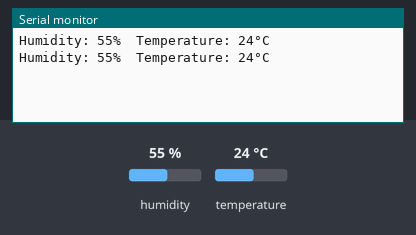
Bench run of a sketch on a simulated Arduino Uno, built with avr-gcc and run on an emulated ATmega328P. Shown: the last lines printed to the serial monitor. Inputs (shaded band) come from the test bench; at power-on: humidity 55 %, temperature 24 °C.

Above: at 4.8 s.
4.9 s: humidity set to 22 %
At 7.5 s:
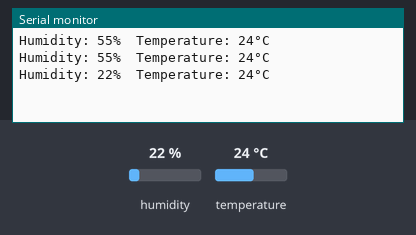
7.9 s: temperature set to 12 °C
At 8.7 s:
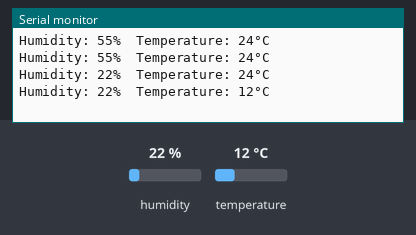
10.9 s: humidity set to 40 %
At 13.6 s:
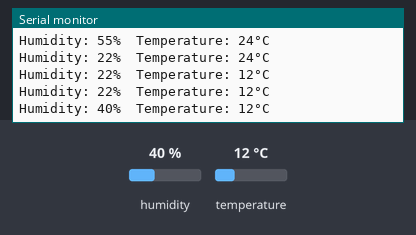
Timing chart, 0 to 15.1 s (numbered marks = the images above; inputs shaded):
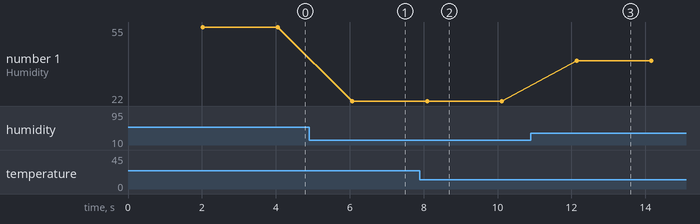

Measured:
- after the input at 4.9 s, the serial monitor: prints a new line after 1.2 s (image 1)
- after the input at 7.9 s, the serial monitor: prints a new line after 0.19 s (image 2)
- after the input at 10.9 s, the serial monitor: prints a new line after 1.2 s (image 3)
- plotted number 1: 55 → 22 after the input at 4.9 s, 22 → 40 after the input at 10.9 s

The sketch:

DHT11.ino
```cpp
#include <DHT.h>
#include <DHT_U.h>

#include "DHT.h"
#define DHTPIN 4
#define DHTTYPE DHT11
DHT dht(DHTPIN, DHTTYPE);

void setup() {
  // put your setup code here, to run once:
Serial.begin(9600);
dht.begin();
}

void loop() {
  delay(2000);
  // put your main code here, to run repeatedly:
  // Reading temperature or humidity takes about 250 milliseconds!
  // Sensor readings may also be up to 2 seconds 'old' (its a very slow sensor)
  int h = dht.readHumidity();
  // Read temperature as Celsius (the default)
  int t = dht.readTemperature();


  Serial.print(F("Humidity: "));
  Serial.print(h);
  Serial.print(F("%  Temperature: "));
  Serial.print(t);
  Serial.println(F("°C "));
}
```
